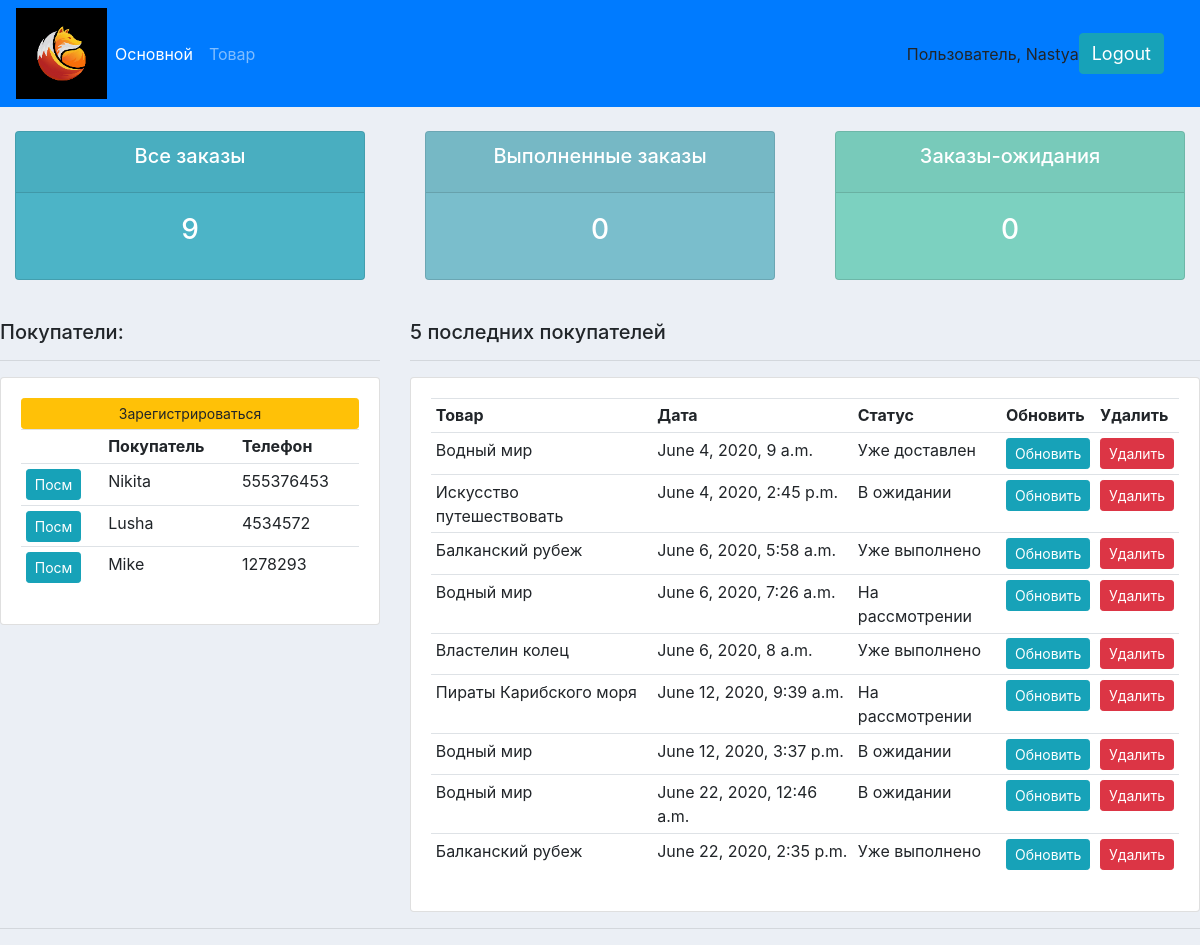
The app's page / (signed in) with its own data.
### accounts/models.py (models this page shows, shortened)
class Customer(models.Model):
    user = models.OneToOneField(User, null=True, on_delete=models.CASCADE)
    name = models.CharField(max_length=200, null=True)
    phone = models.CharField(max_length=200, null=True)
    email = models.CharField(max_length=200, null=True)
    date_created = models.DateTimeField(auto_now_add=True, null=True)

class Order(models.Model):
    STATUS = (
        ('В ожидании', 'В ожидании'),
        ('На рассмотрении', 'На рассмотрении'),
        ('Уже выполнено', 'Уже выполнено'),
    )
    customer = models.ForeignKey(Customer, null=True, on_delete=models.SET_NULL)
    product = models.ForeignKey(Product, null=True, on_delete=models.SET_NULL)
    date_created = models.DateTimeField(auto_now_add=True, null=True)
    status = models.CharField(max_length=200, null=True, choices=STATUS)
    tag = models.CharField(max_length=1000, null=True)

class Product(models.Model):
    CATEGORY = (
        ('Есть в наличии', 'Есть в наличии'),
        ('Нет в наличии', 'Нет в наличии'),
    )
    name = models.CharField(max_length=200, null=True)
    price = models.FloatField(null=True)
    category = models.CharField(max_length=200, null=True, choices=CATEGORY)
    description = models.CharField(max_length=200, null=True, blank=True)
    date_created = models.DateTimeField(auto_now_add=True, null=True)
    tags = models.ManyToManyField(Tag)
    def __str__(self):
        return self.name

### accounts/decorators.py (the view)
	def wrapper_function(request, *args, **kwargs):
		group = None
		if request.user.groups.exists():
			group = request.user.groups.all()[0].name
		if group == 'customer':
			return redirect('user-page')
		if group == 'admin':
			return view_func(request, *args, **kwargs)

### accounts/views.py (called while the page is built)
@login_required(login_url='login')
@admin_only
def home(request):
    orders = Order.objects.all()
    customers = Customer.objects.all()
    total_customers = customers.count()
    total_orders = orders.count()
    delivered = orders.filter(status='Delivered').count()
    pending = orders.filter(status='Pending').count()
    context = {'orders': orders, 'customers': customers,
               'total_orders': total_orders, 'delivered': delivered,
               'pending': pending}
    return render(request, 'accounts/dashboard.html', context)

### accounts/templates/accounts/dashboard.html
{% extends 'accounts/main.html'%}
{% block content %}
{% include 'accounts/status.html' %}
<br>
<div class="row">
    <div class="col-md-4">
        <h5>Покупатели:</h5>
        <hr>
        <div class="card card-body">
            <a class="btn btn-warning  btn-sm btn-block" href="">Зарегистрироваться</a>
            <table class="table table-sm">
                <tr>
                    <th></th>
                    <th>Покупатель</th>
                    <th>Телефон</th>
                </tr>
                {% for customer in customers %}
                    <tr>
                        <td><a class="btn btn-sm btn-info" href="{% url 'customer' customer.id %}">Посм</a></td>
                        <td>{{customer.name}}</td>
                        <td>{{customer.phone}}</td>
                    </tr>
                {% endfor %}
            </table>
        </div>
    </div>
    <div class="col-md-8">
        <h5>5 последних покупателей</h5>
        <hr>
        <div class="card card-body">
            <table class="table table-sm">
                <tr>
                    <th>Товар</th>
                    <th>Дата</th>
                    <th>Статус</th>
                    <th>Обновить</th>
                    <th>Удалить</th>
                </tr>
                {% for order in orders %}
                    <tr>
                        <td>{{order.product}}</td>
                        <td>{{order.date_created}}</td>
                        <td>{{order.status}}</td>
                        <td><a class="btn btn-sm btn-info" href="{%url 'update_order' order.id%}">Обновить</a></td>
                        <td><a class="btn btn-sm btn-danger" href="{%url 'delete_order' order.id%}">Удалить</a></td>
                    </tr>
                {% endfor %}
            </table>
        </div>
    </div>
</div>
{% endblock %}

### accounts/templates/accounts/main.html (shortened to what this page needs)
{% load static %}
<!DOCTYPE html>
<html>
<head>
    <link rel="stylesheet" href="https://stackpath.bootstrapcdn.com/bootstrap/4.3.1/css/bootstrap.min.css"
>
    <link rel="stylesheet" type="text/css" href="{% static '/css/main.css' %}">
</head>
<body>
{% include 'accounts/navbar.html' %}
{% block content %}
{% endblock %}
<hr>
</body>
</html>

### accounts/templates/accounts/navbar.html (shortened to what this page needs)
{% load static %}
<nav class="navbar navbar-expand-lg navbar-dark bg-primary">
    <img src="{% static 'images/logo2.jpg'%}">
    <div class="collapse navbar-collapse" id="navbarNav">
        <ul class="navbar-nav">
                  {% if request.user.is_staff %}
            <li class="nav-item active">
                <a class="nav-link" href="{% url 'home' %}">Основной</a>
            </li>
            <li class="nav-item">
                <a class="nav-link" href="{% url 'products' %}">Товар</a>
            </li>
                  {% endif %}
        </ul>
    </div>
    <span class=hello-msg">Пользователь, {{request.user}}</span>
    <span><a class="hello-msg btn btn-info" href="{% url 'logout' %}">Logout</a></span>
</nav>

### accounts/templates/accounts/status.html
<br>
<div class="row">
    <div class="col">
        <div class="col-md">
            <div class="card text-center text-white  mb-3" id="total-orders">
                <div class="card-header">
                    <h5 class="card-title">Все заказы</h5>
                </div>
                <div class="card-body">
                    <h3 class="card-title">{{total_orders}}</h3>
                </div>
            </div>
        </div>
    </div>
    <div class="col">
        <div class="col-md">
            <div class="card text-center text-white  mb-3" id="orders-delivered">
                <div class="card-header">
                    <h5 class="card-title">Выполненные заказы</h5>
                </div>
                <div class="card-body">
                    <h3 class="card-title">{{delivered}}</h3>
                </div>
            </div>
        </div>
    </div>
    <div class="col">
        <div class="col-md">
            <div class="card text-center text-white  mb-3" id="orders-pending">
                <div class="card-header">
                    <h5 class="card-title">Заказы-ожидания</h5>
                </div>
                <div class="card-body">
                    <h3 class="card-title">{{pending}}</h3>
                </div>
            </div>
        </div>
    </div>
</div>

### static/css/main.css (style rules this page uses)
body { background-color: #ebeff5; }
#total-orders { background-color: #4cb4c7; }
#orders-delivered { background-color: #7abecc; }
#orders-pending { background-color: #7CD1C0; }

### accounts/templates/accounts/navbar.html (style rules this page uses)
.hello-msg { font-size: 18px; color: #fff; margin-right:20px; }

### records on screen
Customer: name "Nikita", phone "555376453"
Customer: name "Lusha", phone "4534572"
Customer: name "Mike", phone "1278293"
Order: product "Водный мир", date_created "June 4, 2020, 9 a.m.", status "Уже доставлен"
Order: product "Искусство путешествовать", date_created "June 4, 2020, 2:45 p.m.", status "В ожидании"
Order: product "Балканский рубеж", date_created "June 6, 2020, 5:58 a.m.", status "Уже выполнено"
Order: product "Водный мир", date_created "June 6, 2020, 7:26 a.m.", status "На рассмотрении"
Order: product "Властелин колец", date_created "June 6, 2020, 8 a.m.", status "Уже выполнено"
Order: product "Пираты Карибского моря", date_created "June 12, 2020, 9:39 a.m.", status "На рассмотрении"
Order: product "Водный мир", date_created "June 12, 2020, 3:37 p.m.", status "В ожидании"
Order: product "Водный мир", date_created "June 22, 2020, 12:46 a.m.", status "В ожидании"
Order: product "Балканский рубеж", date_created "June 22, 2020, 2:35 p.m.", status "Уже выполнено"

### other values on screen
{{ request.user }} "Nastya"
{{ total_orders }} "9"
{{ delivered }} "0"
{{ pending }} "0"
